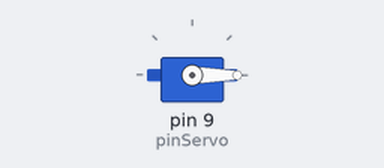
Bench run of a sketch on a simulated Arduino Uno, built with avr-gcc and run on an emulated ATmega328P. Parts: servo.

Above: at 0.05 s.
At 1.5 s:
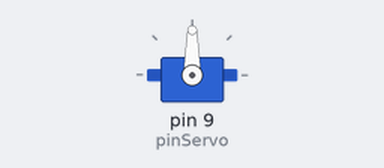
At 3.0 s:
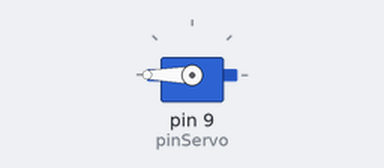
Timing chart, 0 to 6.9 s (numbered marks = the images above):
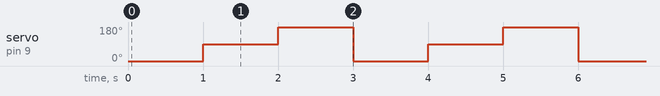

The sketch:

test_servo.ino
```cpp
#include <Servo.h>

const int pinServo = 9;
Servo servo;

void setup() {
  pinMode(pinServo, OUTPUT);
  servo.attach(pinServo);
}

void loop() {
  servo.write(0);
  delay(1000);
  servo.write(90);
  delay(1000);
  servo.write(180);
  delay(1000);
}
```

Measured:
- by itself, servo on pin 9 (pinServo): repeats every 3.0 s: 180° 1.0 s, 0° 1.0 s, 90° 1.0 s
